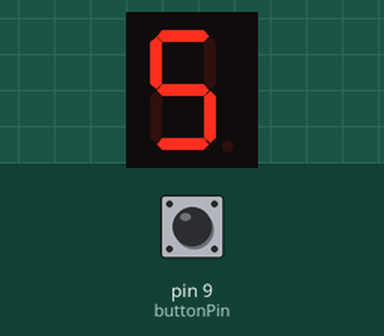
Bench run of a sketch on a simulated Arduino Uno, built with avr-gcc and run on an emulated ATmega328P. On the bench: 1-digit seven-segment display. Wiring (inferred from the names in the program): 1-digit 7-segment display, segments lit when HIGH: segments pin 2, pin 3, pin 4, pin 5, pin 6, pin 7, pin 8. The inputs (shaded band) are chosen by the test bench; at power-on: pin 9 (buttonPin) HIGH. The segment pins are drawn as the display they are named for.

Above: at 1.3 s.
1.4 s: pin 9 (buttonPin) pulled LOW for 0.3 s
At 1.8 s:
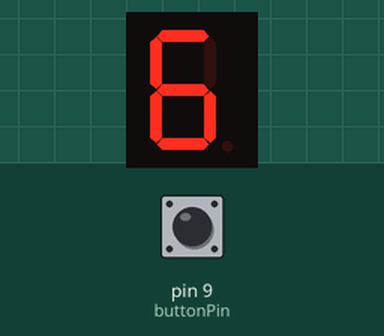
3.2 s: pin 9 (buttonPin) pulled LOW for 1 s
At 4.92 s:
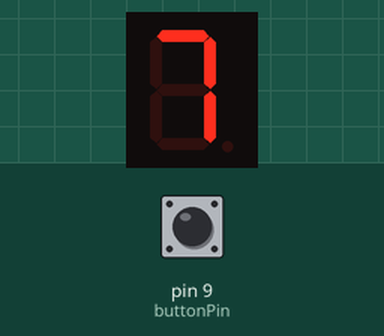
Timing chart, 0 to 6.4 s (numbered marks = the images above; inputs shaded):
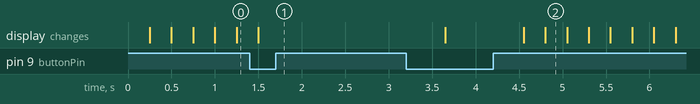

Measured:
- after the input at 3.2 s, the display: first changes after 0.45 s (image 2 shows a later state)

The sketch:

ex3.ino
```cpp
const int A = 2;
const int B = 3;
const int C = 4;
const int D = 5;
const int E = 6;
const int F = 7;
const int G = 8;
int i = 0;
const byte buttonPin = 9;
bool buttonState = 0;
int play = 0;

void setup() {
  pinMode(A, OUTPUT);
  pinMode(B, OUTPUT);
  pinMode(C, OUTPUT);
  pinMode(D, OUTPUT);
  pinMode(E, OUTPUT);
  pinMode(F, OUTPUT);
  pinMode(G, OUTPUT);
  pinMode(buttonPin, INPUT);
  Serial.begin(9600);
}

void loop() {
  buttonState = digitalRead(buttonPin);

  if(i == 0) {
    digitalWrite(A, HIGH);
    digitalWrite(B, HIGH);
    digitalWrite(C, HIGH);
    digitalWrite(D, HIGH);
    digitalWrite(E, HIGH);
    digitalWrite(F, HIGH);
    digitalWrite(G, LOW);
    delay(250);
  }
  else if(i == 1) {
    digitalWrite(A, LOW);
    digitalWrite(B, HIGH);
    digitalWrite(C, HIGH);
    digitalWrite(D, LOW);
    digitalWrite(E, LOW);
    digitalWrite(F, LOW);
    digitalWrite(G, LOW);
    delay(250);
  }
  else if(i == 2) {
    digitalWrite(A, HIGH);
    digitalWrite(B, HIGH);
    digitalWrite(C, LOW);
    digitalWrite(D, HIGH);
    digitalWrite(E, HIGH);
    digitalWrite(F, LOW);
    digitalWrite(G, HIGH);
    delay(250);
  }
  else if(i == 3) {
    digitalWrite(A, HIGH);
    digitalWrite(B, HIGH);
    digitalWrite(C, HIGH);
    digitalWrite(D, HIGH);
    digitalWrite(E, LOW);
    digitalWrite(F, LOW);
    digitalWrite(G, HIGH);
    delay(250);
  }
  else if(i == 4) {
    digitalWrite(A, LOW);
    digitalWrite(B, HIGH);
    digitalWrite(C, HIGH);
    digitalWrite(D, LOW);
    digitalWrite(E, LOW);
    digitalWrite(F, HIGH);
    digitalWrite(G, HIGH);
    delay(250);
  }
  else if(i == 5) {
    digitalWrite(A, HIGH);
    digitalWrite(B, LOW);
    digitalWrite(C, HIGH);
    digitalWrite(D, HIGH);
    digitalWrite(E, LOW);
    digitalWrite(F, HIGH);
    digitalWrite(G, HIGH);
    delay(250);
  }
  else if(i == 6) {
    digitalWrite(A, HIGH);
    digitalWrite(B, LOW);
    digitalWrite(C, HIGH);
    digitalWrite(D, HIGH);
    digitalWrite(E, HIGH);
    digitalWrite(F, HIGH);
    digitalWrite(G, HIGH);
    delay(250);
  }
  else if(i == 7) {
    digitalWrite(A, HIGH);
    digitalWrite(B, HIGH);
    digitalWrite(C, HIGH);
    digitalWrite(D, LOW);
    digitalWrite(E, LOW);
    digitalWrite(F, LOW);
    digitalWrite(G, LOW);
    delay(250);
  }
  else if(i == 8) {
    digitalWrite(A, HIGH);
    digitalWrite(B, HIGH);
    digitalWrite(C, HIGH);
    digitalWrite(D, HIGH);
    digitalWrite(E, HIGH);
    digitalWrite(F, HIGH);
    digitalWrite(G, HIGH);
    delay(250);
  }
  else if(i == 9) {
    digitalWrite(A, HIGH);
    digitalWrite(B, HIGH);
    digitalWrite(C, HIGH);
    digitalWrite(D, HIGH);
    digitalWrite(E, LOW);
    digitalWrite(F, HIGH);
    digitalWrite(G, HIGH);
    delay(250);
  }

  if(buttonState == LOW) {
    play = play+1;
    delay(200);
    //Serial.println(play,HEX);
    if (play==4)
    {
      play=0;
    }
  }
   if(play == 2) {
    i = i - 1;
    if(i < 0) {
    i = 9;
  }
  }
  if(play == 0) {
    i = i + 1;
    if(i > 9) {
    i = 0;
  }
  }

}
```
